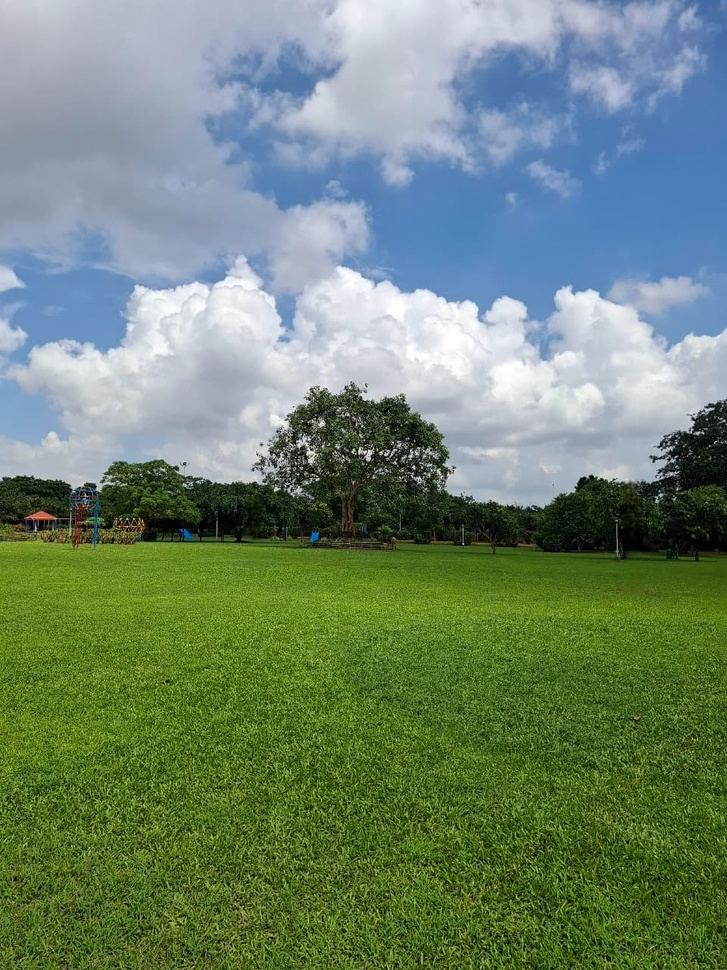
#> input picture Image_Segmentation_ML_Algorithms/Image_Segmentation_KMeans/Images/my_image_1.jpeg, 727 x 970 px, shrunk from 960 x 1280 before the run; its folder holds only this picture in this run
$ jupyter execute Image_segmentation_KMeans.ipynb
#> lines starting #> are read from the running program, lines starting #| are printed output that depends on the picture
# Image Segmentation using K-Means Clustering

## Project Overview

This project implements **K-Means clustering** for color-based image segmentation. K-Means is an unsupervised machine learning algorithm that partitions an image into K distinct regions (clusters) based on color similarity. This approach is particularly effective for segmenting images with distinct color regions.

---

## What is K-Means Clustering?

**K-Means** is an unsupervised learning algorithm that groups similar data points into clusters. In the context of image segmentation:

- Each pixel is treated as a data point in 3D color space (R, G, B)
- The algorithm groups pixels with similar colors into K clusters
- Each cluster is represented by its centroid (average color)
- All pixels in a cluster are assigned the same color (centroid color)

---

## How K-Means Works for Images

### Algorithm Steps:

1. **Initialization**:
   - Reshape image into a 2D array where each row is a pixel (with R, G, B values)
   - Randomly select K initial cluster centers (colors)

2. **Assignment Step**:
   - Assign each pixel to the nearest cluster center
   - "Nearest" is determined by Euclidean distance in RGB color space

3. **Update Step**:
   - Calculate the mean color of all pixels in each cluster
   - Move cluster centers to these mean positions

4. **Iteration**:
   - Repeat steps 2-3 until convergence
   - Convergence occurs when cluster centers stop moving significantly

5. **Reconstruction**:
   - Replace each pixel with its cluster center color
   - Reshape back to original image dimensions

[cell 1]
import cv2
import numpy as np
import matplotlib.pyplot as plt
import os

[cell 2]
image_folder = "Images"  # Folder where your images are stored
image_files = [f for f in os.listdir(image_folder) if f.endswith(('.jpg', '.png', '.jpeg'))]

for img_file in image_files:
    img_path = os.path.join(image_folder, img_file)
    img = cv2.imread(img_path)
#> img is the input picture: shape (970, 727, 3); mean B, G, R 110.6, 133.3, 110.8
    img_rgb = cv2.cvtColor(img, cv2.COLOR_BGR2RGB)

    plt.figure(figsize=(5,5))
    plt.imshow(img_rgb)
    plt.title(f"Original Image: {img_file}")
    plt.axis('off')
    plt.show()

## Key Parameter: K (Number of Clusters)

### What is K?

K represents the number of distinct color regions in the segmented image. Choosing the right K is crucial:

### Selecting K:

**Small K (K=2-3)**:
- **Use case**: Images with few distinct regions
- **Result**: High abstraction, bold segmentation
- **Example**: Sky vs. ground, foreground vs. background

**Medium K (K=4-6)**:
- **Use case**: Balanced segmentation for most natural images
- **Result**: Captures major color variations
- **Example**: Our implementation uses K=4

**Large K (K=7-10+)**:
- **Use case**: Images with many color variations
- **Result**: Detailed segmentation, closer to original
- **Trade-off**: May not simplify the image much

---

## Implementation Details

### Step 1: Image Loading and Color Conversion
```python
img = cv2.imread(image_path)
img_rgb = cv2.cvtColor(img, cv2.COLOR_BGR2RGB)
```
- OpenCV loads images in BGR format
- We convert to RGB for correct color representation
- Each pixel now has 3 values: Red, Green, Blue (0-255)

### Step 2: Reshaping the Image
```python
pixel_values = img_rgb.reshape((-1, 3))
pixel_values = np.float32(pixel_values)
```
- **Original shape**: (Height × Width × 3)
- **Reshaped**: (Height × Width, 3) = (N pixels, 3 color channels)
- **Why?** K-Means expects 2D array where each row is a data point
- **Float32**: Required by OpenCV's kmeans function for better precision

### Step 3: K-Means Configuration
```python
criteria = (cv2.TERM_CRITERIA_EPS + cv2.TERM_CRITERIA_MAX_ITER, 100, 0.2)
```

**Termination Criteria:**
- `cv2.TERM_CRITERIA_EPS`: Stop when cluster centers move less than 0.2
- `cv2.TERM_CRITERIA_MAX_ITER`: Stop after maximum 100 iterations
- **Purpose**: Prevents infinite loops while ensuring convergence

### Step 4: Applying K-Means
```python
_, labels, centers = cv2.kmeans(
    pixel_values, K, None, criteria, 10, cv2.KMEANS_RANDOM_CENTERS
)
```

**Parameters Explained:**
- `pixel_values`: Input data (pixels)
- `K`: Number of clusters (4 in our implementation)
- `None`: Initial labels (None = algorithm chooses randomly)
- `criteria`: Termination criteria defined above
- `10`: Number of times algorithm runs with different initial centers
- `cv2.KMEANS_RANDOM_CENTERS`: Random initialization method

**Returns:**
- `_`: Compactness measure (ignored)
- `labels`: Cluster assignment for each pixel (0 to K-1)
- `centers`: Final cluster center colors (K colors)

### Step 5: Creating Segmented Image
```python
centers = np.uint8(centers)
segmented_data = centers[labels.flatten()]
segmented_image = segmented_data.reshape(img_rgb.shape)
```

**Process:**
1. Convert centers back to uint8 (0-255 range)
2. Map each pixel to its cluster center color using labels
3. Reshape back to original image dimensions

---

## Understanding the Results

### What Happens During Segmentation:

1. **Color Reduction**: Image is reduced to K dominant colors
2. **Region Grouping**: Similar colored regions merge together
3. **Boundary Creation**: Clear boundaries form between clusters
4. **Simplification**: Complex color variations become uniform regions

### Visual Interpretation:

- **Similar colors merge**: Sky becomes uniform blue
- **Objects group together**: Grass becomes uniform green
- **K colors dominate**: Final image has exactly K distinct colors
- **Details may be lost**: Subtle color variations disappear

[cell 3]
def kmeans_segmentation(image_path, K=3):
    # Step 1: Read and convert image
#> called with image_path = 'Images/my_image_1.jpeg', K = 4
    img = cv2.imread(image_path)
    img_rgb = cv2.cvtColor(img, cv2.COLOR_BGR2RGB)

    # Step 2: Reshape image into 2D array of pixels
    pixel_values = img_rgb.reshape((-1, 3))
    pixel_values = np.float32(pixel_values)

    # Step 3: Define criteria and apply KMeans
    criteria = (cv2.TERM_CRITERIA_EPS + cv2.TERM_CRITERIA_MAX_ITER, 100, 0.2)
    _, labels, centers = cv2.kmeans(
        pixel_values, K, None, criteria, 10, cv2.KMEANS_RANDOM_CENTERS
    )
#> centers = [[114.6, 145, 183], [95.39, 124.7, 44.75], [192.3, 199.4, 210.5], [44.03, 65.19, 15.29]]

    # Step 4: Convert centers back to uint8 (RGB colors)
    centers = np.uint8(centers)
#> centers = [[114, 144, 182], [95, 124, 44], [192, 199, 210], [44, 65, 15]]

    # Step 5: Replace pixel values with cluster center
    segmented_data = centers[labels.flatten()]

    # Step 6: Reshape back to original image dimensions
    segmented_image = segmented_data.reshape(img_rgb.shape)
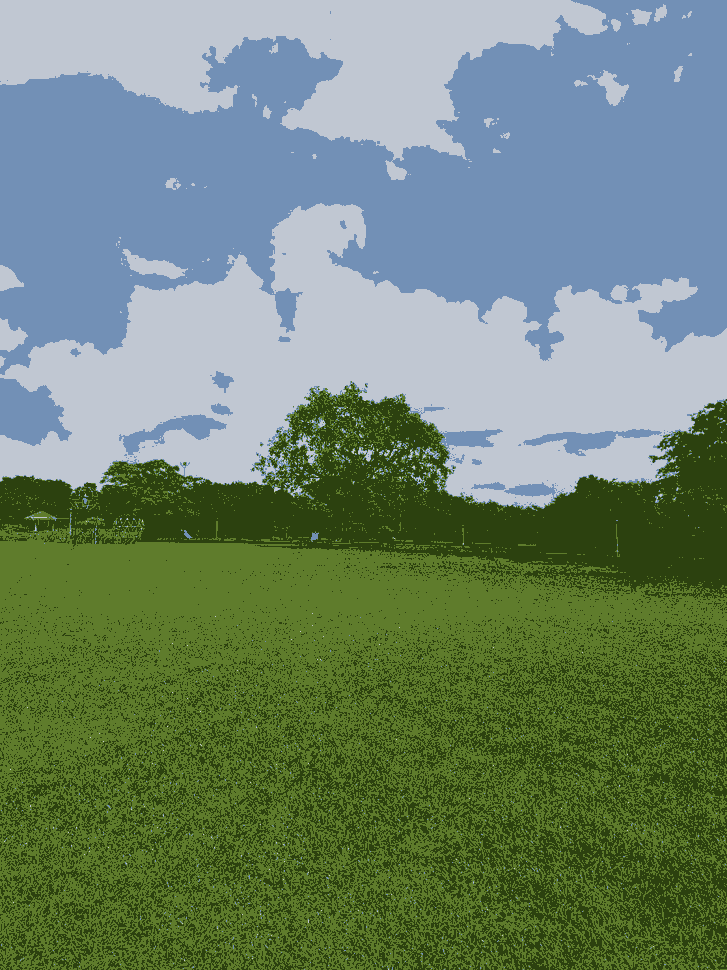
#> segmented_image: shape (970, 727, 3); mean R, G, B 110.4, 132.8, 109.9

    return img_rgb, segmented_image

[cell 4]
K = 4  # Number of clusters (change this to experiment)

for img_file in image_files:
    img_path = os.path.join(image_folder, img_file)
    original, segmented = kmeans_segmentation(img_path, K)

    # Display results side-by-side
    plt.figure(figsize=(8,3))
    plt.subplot(1,2,1)
    plt.imshow(original)
    plt.title("Original Image")
    plt.axis('off')

    plt.subplot(1,2,2)
    plt.imshow(segmented)
    plt.title(f"K-Means Segmentation (K={K})")
    plt.axis('off')

    # plt.suptitle(f"Segmentation Result for {img_file}", fontsize=14)
    plt.show()
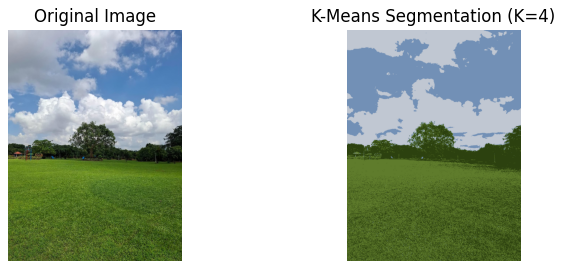
#> figure drawn by matplotlib, 2 panels

$ run again, on Image_Segmentation_ML_Algorithms/Image_Segmentation_KMeans/Images/my_image_5.jpeg
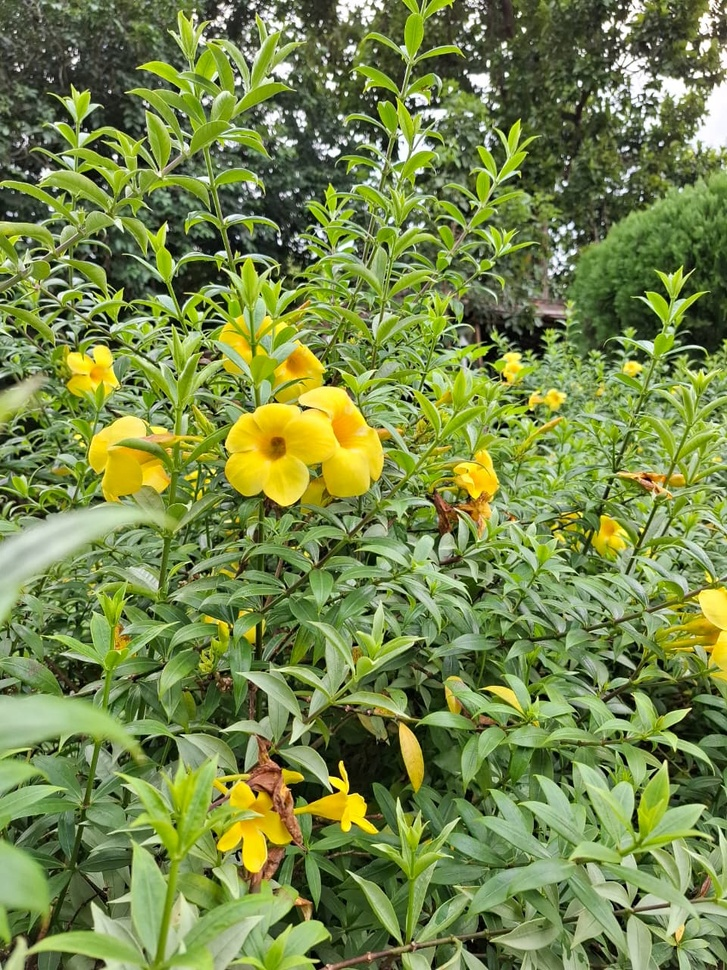
#> input picture Image_Segmentation_ML_Algorithms/Image_Segmentation_KMeans/Images/my_image_5.jpeg, 727 x 970 px, shrunk from 960 x 1280 before the run
#> img is the input picture: shape (970, 727, 3); mean B, G, R 71.9, 135.5, 118
#> in kmeans_segmentation, `_, labels, centers = cv2.kmeans( pixel_values, K, None, criteria, 10, ..`: centers = [[190.1, 192.8, 34.29], [50.46, 64.01, 29.12], [177.7, 198.2, 144.9], [113.8, 136.8, 68.32]]
#> in kmeans_segmentation, `centers = np.uint8(centers)`: centers = [[190, 192, 34], [50, 64, 29], [177, 198, 144], [113, 136, 68]]
#> in kmeans_segmentation, `segmented_image = segmented_data.reshape(img_rgb.shape)`:
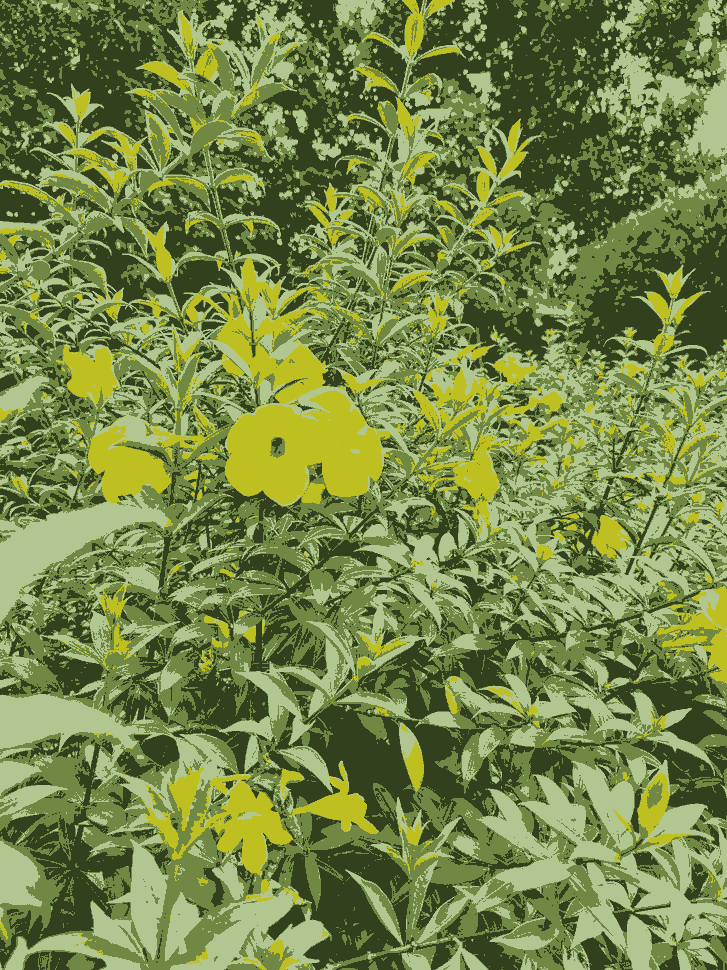
#> segmented_image: shape (970, 727, 3); mean R, G, B 117.5, 135.1, 71.5
#> `plt.show()`:
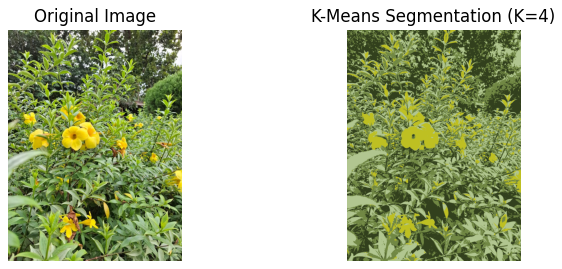
#> figure drawn by matplotlib, 2 panels

$ run again, on Image_Segmentation_ML_Algorithms/Image_Segmentation_KMeans/Images/my_image_2.jpeg
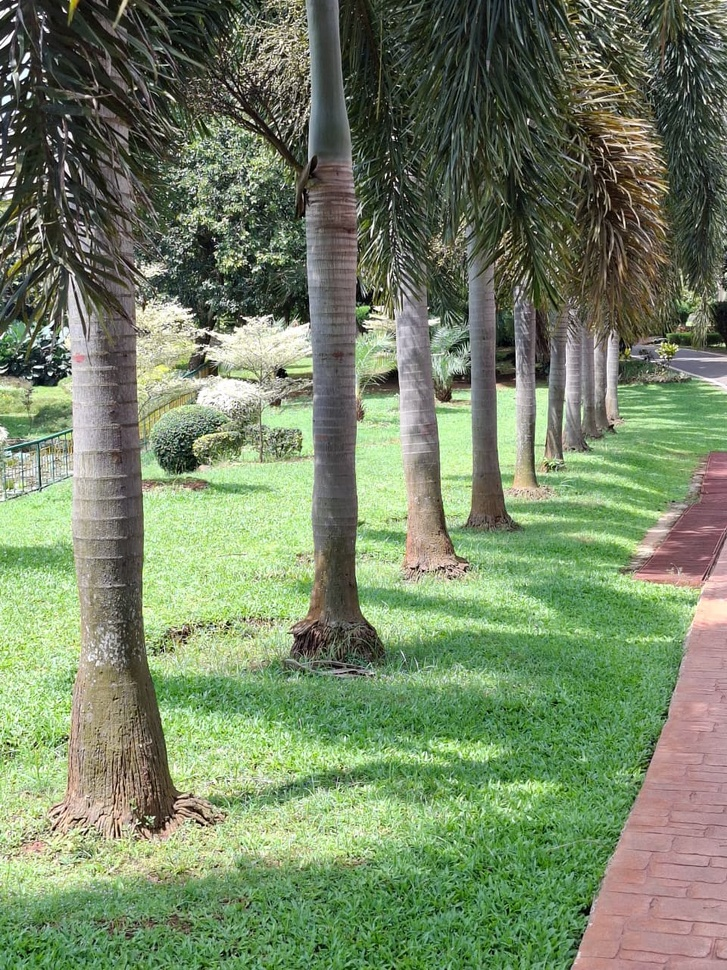
#> input picture Image_Segmentation_ML_Algorithms/Image_Segmentation_KMeans/Images/my_image_2.jpeg, 727 x 970 px, shrunk from 960 x 1280 before the run
#> img is the input picture: shape (970, 727, 3); mean B, G, R 101.1, 133, 117.4
#> in kmeans_segmentation, `_, labels, centers = cv2.kmeans( pixel_values, K, None, criteria, 10, ..`: centers = [[96.38, 120.5, 84.71], [156.3, 166.3, 132.9], [46.22, 53.51, 37.77], [205.3, 225.4, 178.7]]
#> in kmeans_segmentation, `centers = np.uint8(centers)`: centers = [[96, 120, 84], [156, 166, 132], [46, 53, 37], [205, 225, 178]]
#> in kmeans_segmentation, `segmented_image = segmented_data.reshape(img_rgb.shape)`:
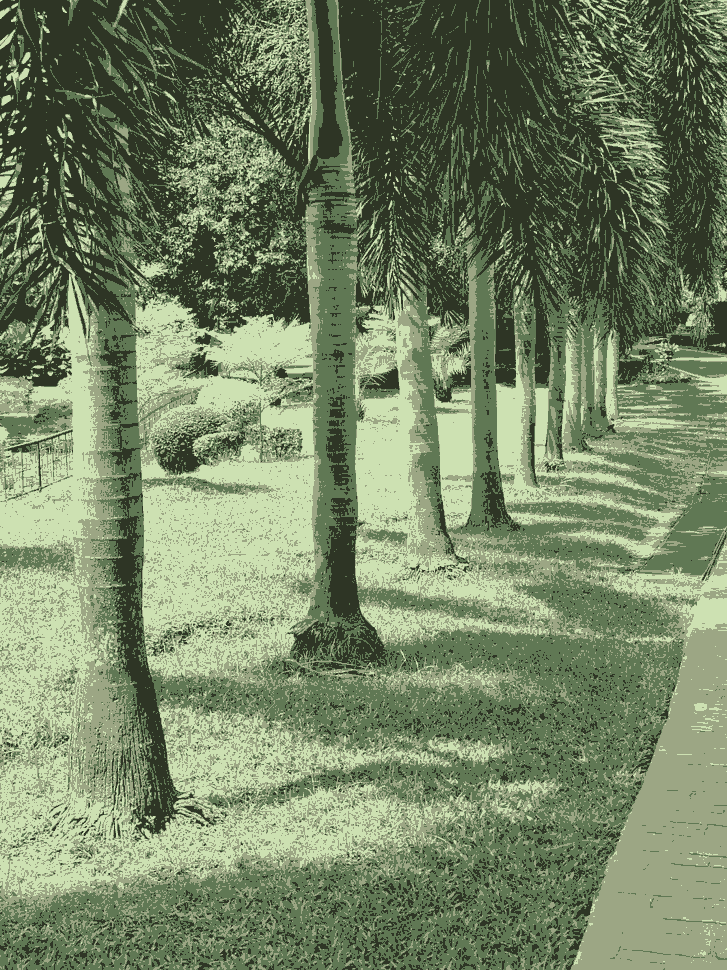
#> segmented_image: shape (970, 727, 3); mean R, G, B 117.1, 132.6, 100.3
#> `plt.show()`:
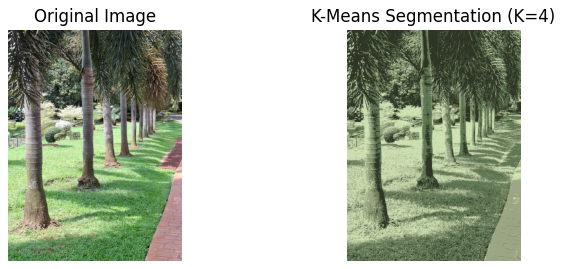
#> figure drawn by matplotlib, 2 panels

$ run again, on Image_Segmentation_ML_Algorithms/Image_Segmentation_KMeans/Images/my_image_3.jpeg
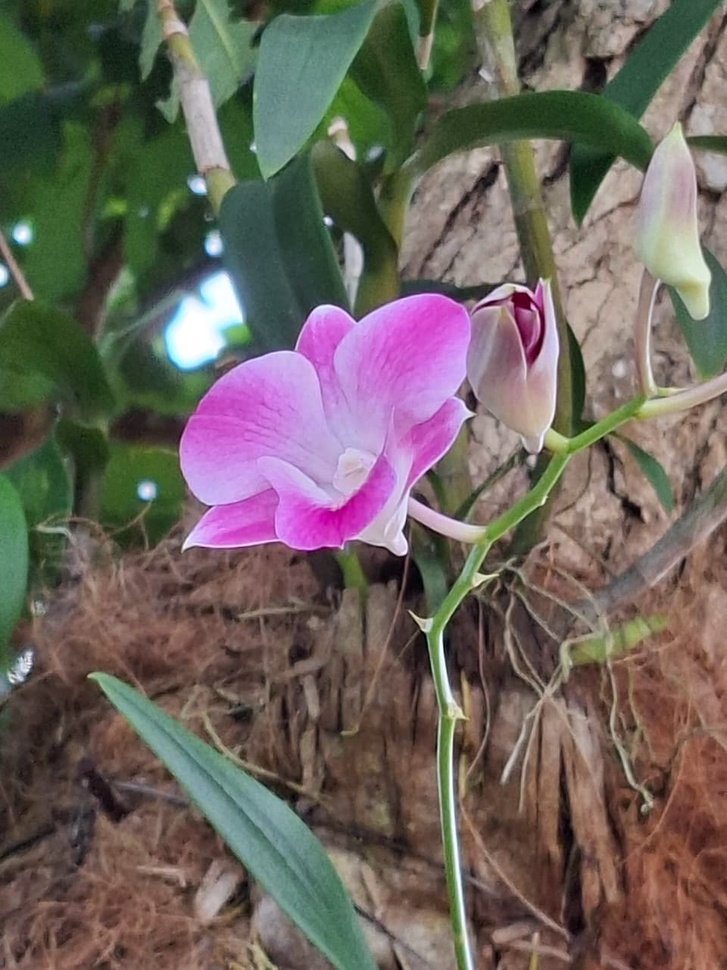
#> input picture Image_Segmentation_ML_Algorithms/Image_Segmentation_KMeans/Images/my_image_3.jpeg, 727 x 970 px, shrunk from 960 x 1280 before the run
#> img is the input picture: shape (970, 727, 3); mean B, G, R 92.9, 99.6, 108.8
#> in kmeans_segmentation, `_, labels, centers = cv2.kmeans( pixel_values, K, None, criteria, 10, ..`: centers = [[108.5, 93.91, 80], [145.1, 139.3, 128.4], [56.03, 62.19, 43.9], [202.3, 156, 209.8]]
#> in kmeans_segmentation, `centers = np.uint8(centers)`: centers = [[108, 93, 80], [145, 139, 128], [56, 62, 43], [202, 155, 209]]
#> in kmeans_segmentation, `segmented_image = segmented_data.reshape(img_rgb.shape)`:
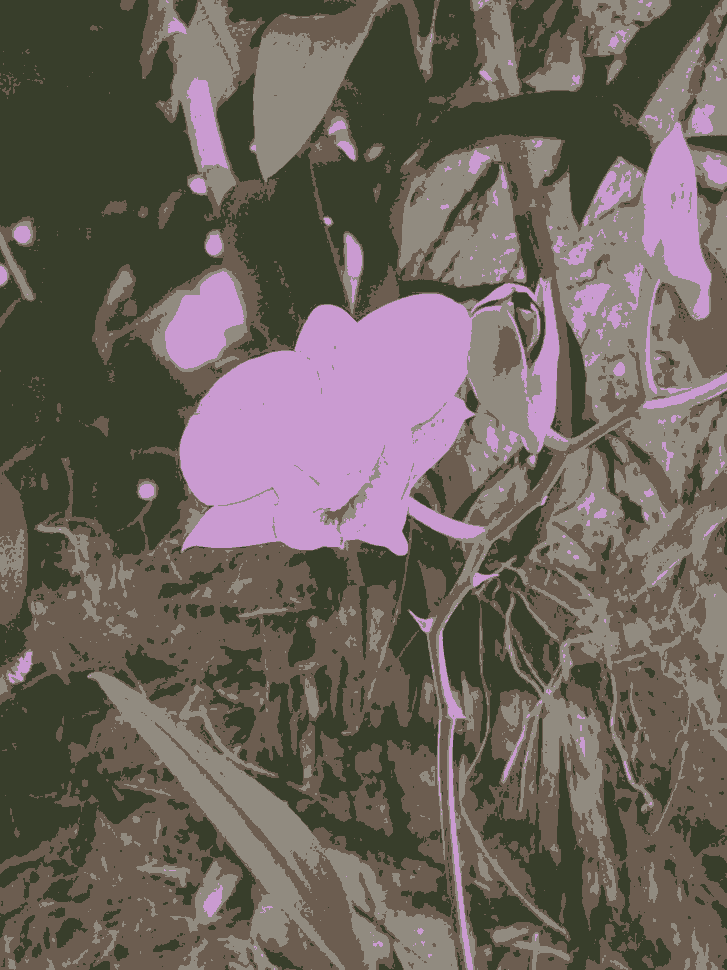
#> segmented_image: shape (970, 727, 3); mean R, G, B 108.5, 99, 92.4
#> `plt.show()`:
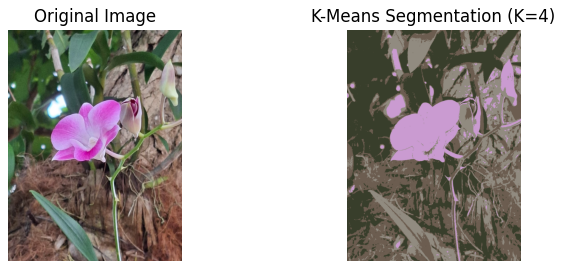
#> figure drawn by matplotlib, 2 panels
